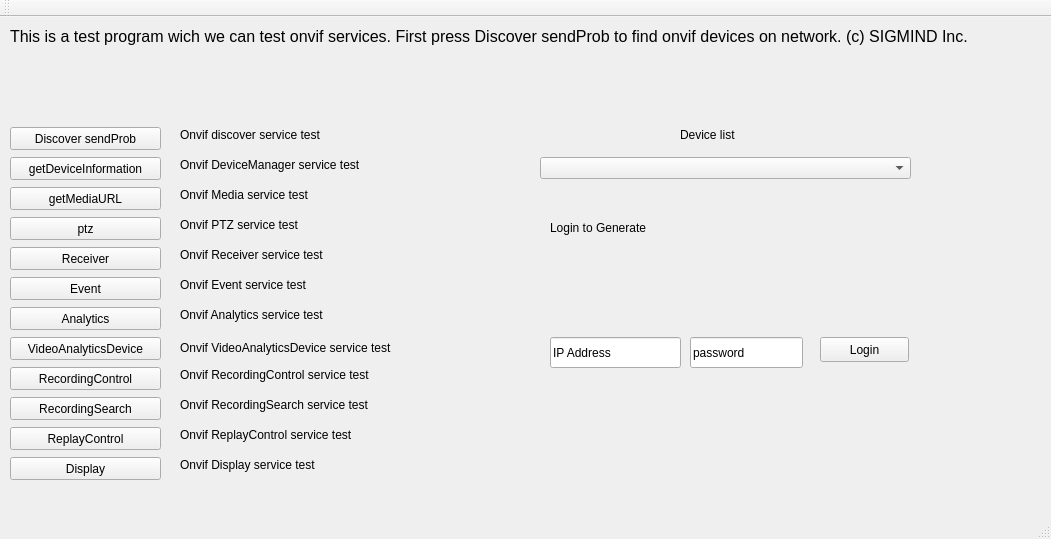
<?xml version="1.0" encoding="UTF-8"?>
<ui version="4.0">
 <class>MainWindow</class>
 <widget class="QMainWindow" name="MainWindow">
  <property name="geometry">
   <rect>
    <x>0</x>
    <y>0</y>
    <width>1051</width>
    <height>539</height>
   </rect>
  </property>
  <property name="contextMenuPolicy">
   <enum>Qt::CustomContextMenu</enum>
  </property>
  <property name="windowTitle">
   <string>OnvifClientTest</string>
  </property>
  <widget class="QWidget" name="centralWidget">
   <widget class="QPushButton" name="btnSendProb">
    <property name="geometry">
     <rect>
      <x>10</x>
      <y>110</y>
      <width>151</width>
      <height>23</height>
     </rect>
    </property>
    <property name="text">
     <string>Discover sendProb</string>
    </property>
   </widget>
   <widget class="QPushButton" name="btnGetDeviceInformation">
    <property name="geometry">
     <rect>
      <x>10</x>
      <y>140</y>
      <width>151</width>
      <height>23</height>
     </rect>
    </property>
    <property name="text">
     <string>getDeviceInformation</string>
    </property>
   </widget>
   <widget class="QPushButton" name="btnGetMediaURL">
    <property name="geometry">
     <rect>
      <x>10</x>
      <y>170</y>
      <width>151</width>
      <height>23</height>
     </rect>
    </property>
    <property name="text">
     <string>getMediaURL</string>
    </property>
   </widget>
   <widget class="QComboBox" name="onvifDevCB">
    <property name="geometry">
     <rect>
      <x>540</x>
      <y>140</y>
      <width>371</width>
      <height>22</height>
     </rect>
    </property>
   </widget>
   <widget class="QPushButton" name="btnPTZTest">
    <property name="geometry">
     <rect>
      <x>10</x>
      <y>200</y>
      <width>151</width>
      <height>23</height>
     </rect>
    </property>
    <property name="text">
     <string>ptz</string>
    </property>
   </widget>
   <widget class="QLabel" name="label_1">
    <property name="geometry">
     <rect>
      <x>180</x>
      <y>140</y>
      <width>241</width>
      <height>16</height>
     </rect>
    </property>
    <property name="text">
     <string>Onvif DeviceManager service test</string>
    </property>
   </widget>
   <widget class="QLabel" name="label_2">
    <property name="geometry">
     <rect>
      <x>180</x>
      <y>170</y>
      <width>181</width>
      <height>16</height>
     </rect>
    </property>
    <property name="text">
     <string>Onvif Media service test</string>
    </property>
   </widget>
   <widget class="QLabel" name="label_3">
    <property name="geometry">
     <rect>
      <x>180</x>
      <y>200</y>
      <width>181</width>
      <height>16</height>
     </rect>
    </property>
    <property name="text">
     <string>Onvif PTZ service test</string>
    </property>
   </widget>
   <widget class="QLabel" name="label_4">
    <property name="geometry">
     <rect>
      <x>180</x>
      <y>110</y>
      <width>191</width>
      <height>16</height>
     </rect>
    </property>
    <property name="text">
     <string>Onvif discover service test</string>
    </property>
   </widget>
   <widget class="QLabel" name="label_5">
    <property name="geometry">
     <rect>
      <x>680</x>
      <y>110</y>
      <width>81</width>
      <height>16</height>
     </rect>
    </property>
    <property name="text">
     <string>Device list</string>
    </property>
   </widget>
   <widget class="QLabel" name="label_6">
    <property name="geometry">
     <rect>
      <x>10</x>
      <y>10</y>
      <width>991</width>
      <height>81</height>
     </rect>
    </property>
    <property name="font">
     <font>
      <pointsize>12</pointsize>
      <italic>false</italic>
     </font>
    </property>
    <property name="text">
     <string>This is a test program wich we can test onvif services. First press Discover sendProb to find onvif devices on network. (c) SIGMIND Inc.
 </string>
    </property>
    <property name="alignment">
     <set>Qt::AlignLeading|Qt::AlignLeft|Qt::AlignTop</set>
    </property>
    <property name="wordWrap">
     <bool>true</bool>
    </property>
   </widget>
   <widget class="QLabel" name="label_7">
    <property name="geometry">
     <rect>
      <x>180</x>
      <y>230</y>
      <width>211</width>
      <height>16</height>
     </rect>
    </property>
    <property name="text">
     <string>Onvif Receiver service test</string>
    </property>
   </widget>
   <widget class="QPushButton" name="btnReceiverTest">
    <property name="geometry">
     <rect>
      <x>10</x>
      <y>230</y>
      <width>151</width>
      <height>23</height>
     </rect>
    </property>
    <property name="text">
     <string>Receiver</string>
    </property>
   </widget>
   <widget class="QLabel" name="label_8">
    <property name="geometry">
     <rect>
      <x>180</x>
      <y>260</y>
      <width>191</width>
      <height>16</height>
     </rect>
    </property>
    <property name="text">
     <string>Onvif Event service test</string>
    </property>
   </widget>
   <widget class="QPushButton" name="btnEventTest">
    <property name="geometry">
     <rect>
      <x>10</x>
      <y>260</y>
      <width>151</width>
      <height>23</height>
     </rect>
    </property>
    <property name="text">
     <string>Event</string>
    </property>
   </widget>
   <widget class="QLabel" name="label_9">
    <property name="geometry">
     <rect>
      <x>180</x>
      <y>290</y>
      <width>201</width>
      <height>16</height>
     </rect>
    </property>
    <property name="text">
     <string>Onvif Analytics service test</string>
    </property>
   </widget>
   <widget class="QPushButton" name="btnAnalyticsTest">
    <property name="geometry">
     <rect>
      <x>10</x>
      <y>290</y>
      <width>151</width>
      <height>23</height>
     </rect>
    </property>
    <property name="text">
     <string>Analytics</string>
    </property>
   </widget>
   <widget class="QLabel" name="label_10">
    <property name="geometry">
     <rect>
      <x>180</x>
      <y>320</y>
      <width>291</width>
      <height>21</height>
     </rect>
    </property>
    <property name="text">
     <string>Onvif VideoAnalyticsDevice service test</string>
    </property>
   </widget>
   <widget class="QPushButton" name="btnVideoAnalyticsDeviceTest">
    <property name="geometry">
     <rect>
      <x>10</x>
      <y>320</y>
      <width>151</width>
      <height>23</height>
     </rect>
    </property>
    <property name="text">
     <string>VideoAnalyticsDevice</string>
    </property>
   </widget>
   <widget class="QPushButton" name="btnRecordingControlTest">
    <property name="geometry">
     <rect>
      <x>10</x>
      <y>350</y>
      <width>151</width>
      <height>23</height>
     </rect>
    </property>
    <property name="text">
     <string>RecordingControl</string>
    </property>
   </widget>
   <widget class="QLabel" name="label_11">
    <property name="geometry">
     <rect>
      <x>180</x>
      <y>350</y>
      <width>291</width>
      <height>16</height>
     </rect>
    </property>
    <property name="text">
     <string>Onvif RecordingControl service test</string>
    </property>
   </widget>
   <widget class="QPushButton" name="btnRecordingSearchTest">
    <property name="geometry">
     <rect>
      <x>10</x>
      <y>380</y>
      <width>151</width>
      <height>23</height>
     </rect>
    </property>
    <property name="text">
     <string>RecordingSearch</string>
    </property>
   </widget>
   <widget class="QLabel" name="label_12">
    <property name="geometry">
     <rect>
      <x>180</x>
      <y>380</y>
      <width>281</width>
      <height>16</height>
     </rect>
    </property>
    <property name="text">
     <string>Onvif RecordingSearch service test</string>
    </property>
   </widget>
   <widget class="QPushButton" name="btnReplayControlTest">
    <property name="geometry">
     <rect>
      <x>10</x>
      <y>410</y>
      <width>151</width>
      <height>23</height>
     </rect>
    </property>
    <property name="text">
     <string>ReplayControl</string>
    </property>
   </widget>
   <widget class="QLabel" name="label_13">
    <property name="geometry">
     <rect>
      <x>180</x>
      <y>410</y>
      <width>261</width>
      <height>16</height>
     </rect>
    </property>
    <property name="text">
     <string>Onvif ReplayControl service test</string>
    </property>
   </widget>
   <widget class="QPushButton" name="btnDisplayTest">
    <property name="geometry">
     <rect>
      <x>10</x>
      <y>440</y>
      <width>151</width>
      <height>23</height>
     </rect>
    </property>
    <property name="text">
     <string>Display</string>
    </property>
   </widget>
   <widget class="QLabel" name="label_14">
    <property name="geometry">
     <rect>
      <x>180</x>
      <y>440</y>
      <width>211</width>
      <height>16</height>
     </rect>
    </property>
    <property name="text">
     <string>Onvif Display service test</string>
    </property>
   </widget>
   <widget class="QLineEdit" name="pass_lineEdit">
    <property name="geometry">
     <rect>
      <x>690</x>
      <y>320</y>
      <width>113</width>
      <height>31</height>
     </rect>
    </property>
    <property name="text">
     <string>password</string>
    </property>
   </widget>
   <widget class="QLineEdit" name="ip_edit">
    <property name="geometry">
     <rect>
      <x>550</x>
      <y>320</y>
      <width>131</width>
      <height>31</height>
     </rect>
    </property>
    <property name="text">
     <string>IP Address</string>
    </property>
   </widget>
   <widget class="QPushButton" name="pushButton">
    <property name="geometry">
     <rect>
      <x>820</x>
      <y>320</y>
      <width>89</width>
      <height>25</height>
     </rect>
    </property>
    <property name="text">
     <string>Login</string>
    </property>
   </widget>
   <widget class="QLabel" name="rtsp_label">
    <property name="geometry">
     <rect>
      <x>550</x>
      <y>180</y>
      <width>361</width>
      <height>61</height>
     </rect>
    </property>
    <property name="text">
     <string>Login to Generate</string>
    </property>
   </widget>
   <zorder>btnVideoAnalyticsDeviceTest</zorder>
   <zorder>btnSendProb</zorder>
   <zorder>btnGetDeviceInformation</zorder>
   <zorder>btnGetMediaURL</zorder>
   <zorder>onvifDevCB</zorder>
   <zorder>btnPTZTest</zorder>
   <zorder>label_1</zorder>
   <zorder>label_2</zorder>
   <zorder>label_3</zorder>
   <zorder>label_4</zorder>
   <zorder>label_5</zorder>
   <zorder>label_6</zorder>
   <zorder>label_7</zorder>
   <zorder>btnReceiverTest</zorder>
   <zorder>label_8</zorder>
   <zorder>btnEventTest</zorder>
   <zorder>label_9</zorder>
   <zorder>btnAnalyticsTest</zorder>
   <zorder>label_10</zorder>
   <zorder>btnRecordingControlTest</zorder>
   <zorder>label_11</zorder>
   <zorder>btnRecordingSearchTest</zorder>
   <zorder>label_12</zorder>
   <zorder>btnReplayControlTest</zorder>
   <zorder>label_13</zorder>
   <zorder>btnDisplayTest</zorder>
   <zorder>label_14</zorder>
   <zorder>pass_lineEdit</zorder>
   <zorder>ip_edit</zorder>
   <zorder>pushButton</zorder>
   <zorder>rtsp_label</zorder>
  </widget>
  <widget class="QMenuBar" name="menuBar">
   <property name="geometry">
    <rect>
     <x>0</x>
     <y>0</y>
     <width>1051</width>
     <height>22</height>
    </rect>
   </property>
  </widget>
  <widget class="QToolBar" name="mainToolBar">
   <attribute name="toolBarArea">
    <enum>TopToolBarArea</enum>
   </attribute>
   <attribute name="toolBarBreak">
    <bool>false</bool>
   </attribute>
  </widget>
  <widget class="QStatusBar" name="statusBar"/>
 </widget>
 <layoutdefault spacing="6" margin="11"/>
 <resources/>
 <connections/>
</ui>
